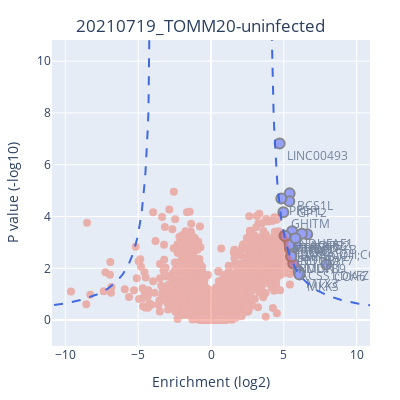

Notebook cell for this chart:
### Markdown cell above
### Volcano plot!

### Code cell
# fcd = [curvature, offset]
pv.simple_volcano(master.simple_pval_table, '20210719_TOMM20-uninfected', fcd= [4,3.8], width=400, height=400)

### Figure 1 — Plotly figure (JSON) as saved in the notebook; plotly's stock layout.template omitted (floating-point values rounded to 4 significant figures; data arrays with more than 128 entries replaced by an {"elided": "..."} marker saying what was removed)
{"data": [{"marker": {"line": {"width": 2}, "size": 10}, "mode": "markers+text", "opacity": 0.6, "text": ["COX3;COIII;CO3;coxIII;MT-CO3", "BCS1L", "GPT2", "NDUFAF1", "GFM2", "MTIF3", "LINC00493", "PET100", "VARS2", "PCK2", "ETFDH", "ACADVL", "GHITM", "NDUFAF7", "MRPS15", "PREPL", "MTX3", "COA6", "ACSS1;DKFZp666G0810", "ACSF2", "RMDN1", "nan", "TRMT61B", "MKKS", "NDUFB9"], "textposition": "bottom right", "type": "scatter", "x": [5.394, 5.401, 5.377, 5.568, 5.625, 5.044, 4.714, 5.422, 6.606, 5.654, 5.204, 5.801, 4.968, 5.591, 5.099, 4.83, 6.018, 7.919, 5.645, 6.24, 5.528, 5.394, 5.798, 6.077, 5.504], "y": [3.006, 4.893, 4.594, 3.428, 3.118, 3.261, 6.815, 2.768, 3.319, 3.121, 3.178, 2.894, 4.165, 2.741, 3.243, 4.697, 1.872, 2.147, 2.189, 3.337, 2.461, 2.912, 3.163, 1.76, 2.455]}, {"marker": {"size": 8}, "mode": "markers", "opacity": 0.4, "text": {"elided": "5474 str values"}, "type": "scatter", "x": {"elided": "5474 float values"}, "y": {"elided": "5474 float values"}}, {"line": {"color": "royalblue", "dash": "dash"}, "mode": "lines", "type": "scatter", "x": {"elided": "400 float values"}, "y": {"elided": "400 float values"}}], "layout": {"height": 400, "margin": {"b": 20, "l": 30, "r": 30, "t": 40}, "showlegend": false, "title": {"text": "20210719_TOMM20-uninfected", "x": 0.5, "y": 0.95}, "width": 400, "xaxis": {"range": [-10.92, 10.92], "title": {"text": "Enrichment (log2)"}}, "yaxis": {"range": [-1, 10.82], "title": {"text": "P value (-log10)"}}}}
